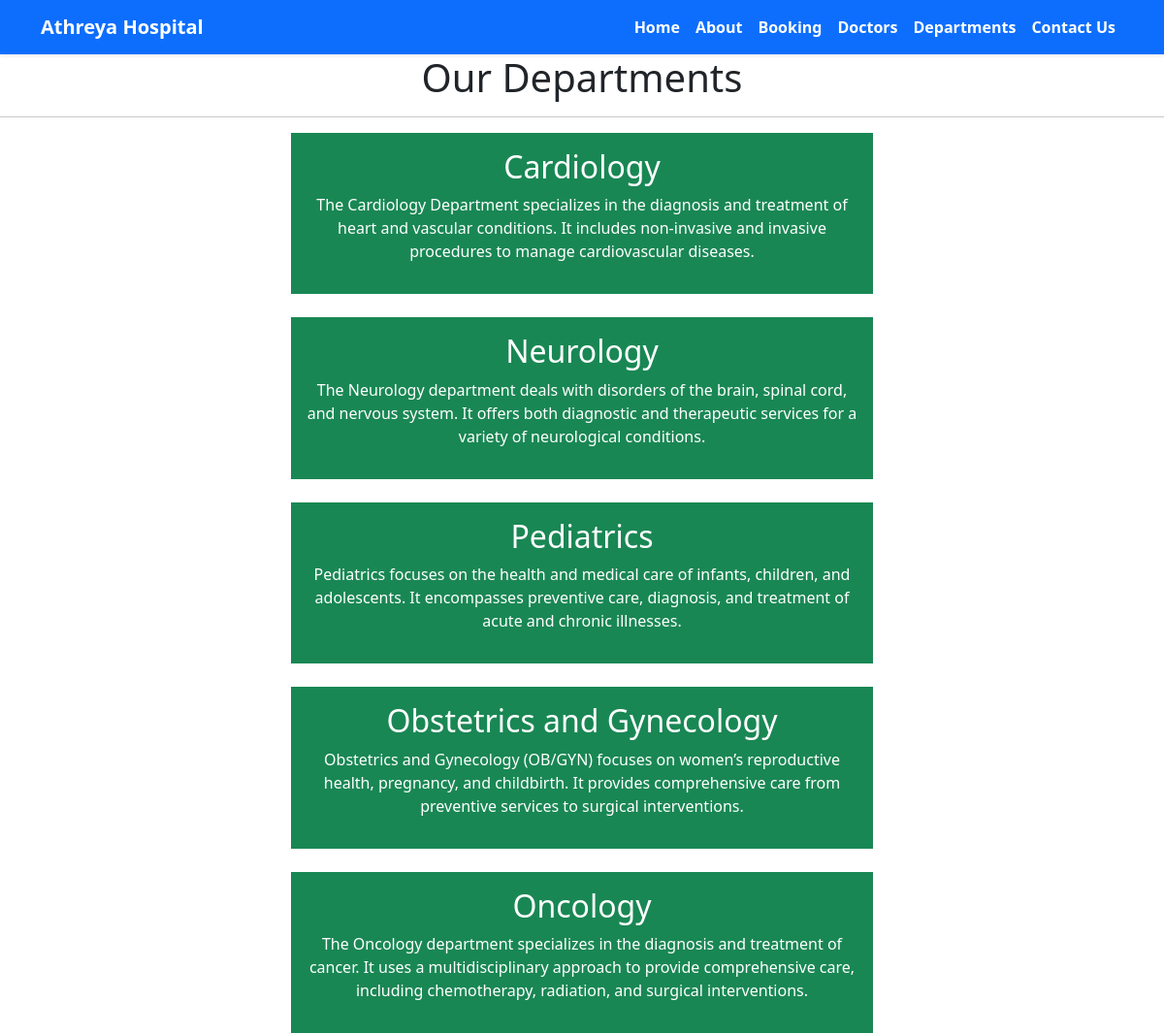
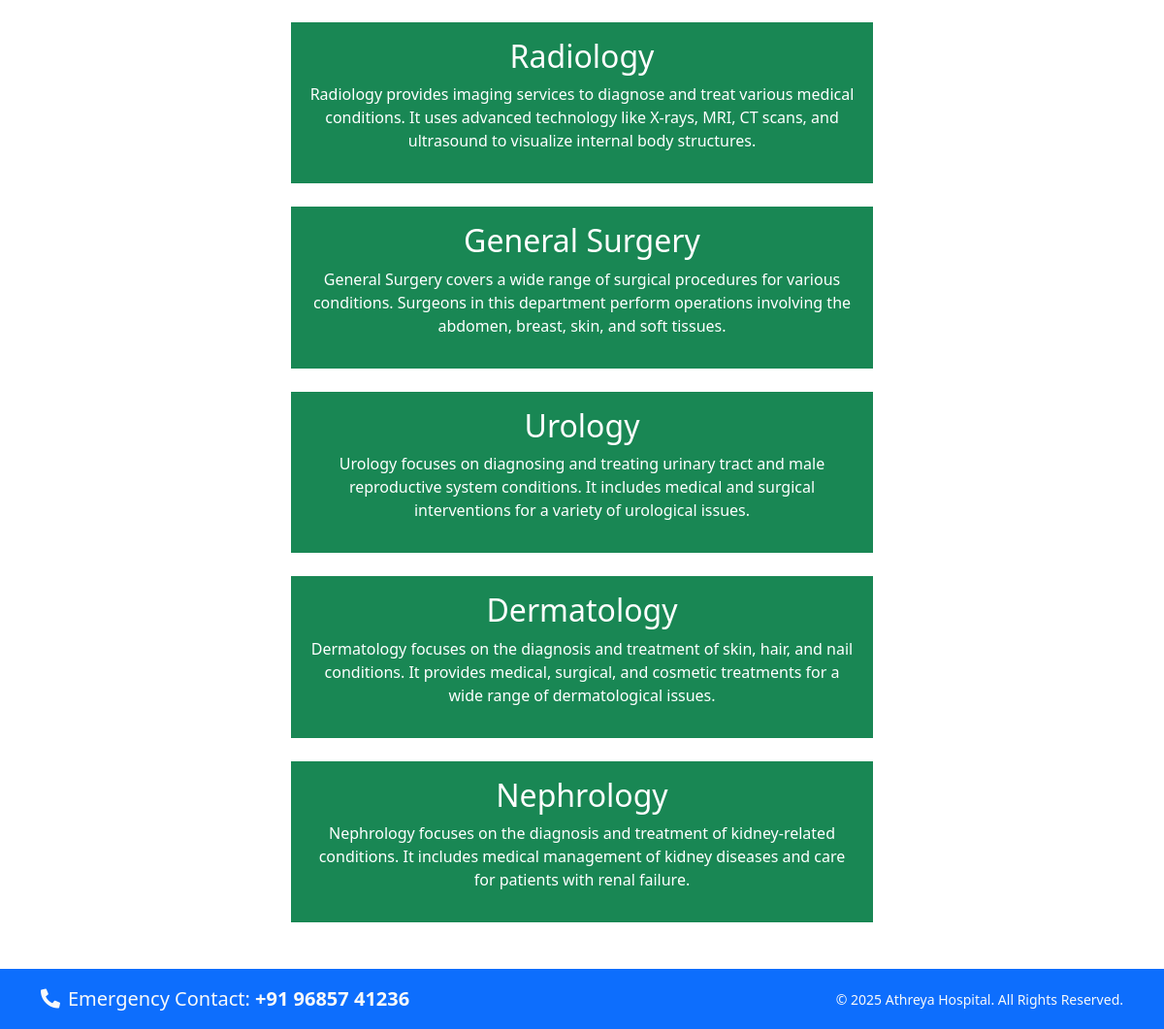
Screenshot of /department with the database file from the repository (2 pictures, top to bottom).
### home/models.py (models this page shows, shortened)
class Departments(models.Model):
    dep_name= models.CharField(max_length=100)
    dep_description = models.TextField()

### home/views.py (the view)
# urls.py: path('department', views.department,name='department'),
def department(request):
    dict_dept={
        'dept':Departments.objects.all()
    }
    return render(request, 'department.html',dict_dept)

### templates/department.html (shortened to what this page needs)
{% extends "base.html" %}
 {% block content %}
  <h1 class="text-center">Our Departments </h1>
  <hr>
  {% for d in dept %}
  <div class="text-center mx-auto w-50 bg-success text-white p-3 px-3 mb-4">
  <h2> {{d.dep_name}} </h2>
  <p> {{d.dep_description}} </p>
  </div>
  {% endfor %}
 {% endblock %}

### rows the page displays
Departments: dep_name "Cardiology", dep_description "The Cardiology Department specializes in the diagnosis and treatment of heart and vascular conditions. It includes non-invasive and invasive procedures to manage cardiovascular diseases."
Departments: dep_name "Neurology", dep_description "The Neurology department deals with disorders of the brain, spinal cord, and nervous system. It offers both diagnostic and therapeutic services for a variety of neurological conditions."
Departments: dep_name "Pediatrics", dep_description "Pediatrics focuses on the health and medical care of infants, children, and adolescents. It encompasses preventive care, diagnosis, and treatment of acute and chronic illnesses."
Departments: dep_name "Obstetrics and Gynecology", dep_description "Obstetrics and Gynecology (OB/GYN) focuses on women’s reproductive health, pregnancy, and childbirth. It provides comprehensive care from preventive services to surgical interventions."
Departments: dep_name "Oncology", dep_description "The Oncology department specializes in the diagnosis and treatment of cancer. It uses a multidisciplinary approach to provide comprehensive care, including chemotherapy, radiation, and surgical interventions."
Departments: dep_name "Radiology", dep_description "Radiology provides imaging services to diagnose and treat various medical conditions. It uses advanced technology like X-rays, MRI, CT scans, and ultrasound to visualize internal body structures."
Departments: dep_name "General Surgery", dep_description "General Surgery covers a wide range of surgical procedures for various conditions. Surgeons in this department perform operations involving the abdomen, breast, skin, and soft tissues."
Departments: dep_name "Urology", dep_description "Urology focuses on diagnosing and treating urinary tract and male reproductive system conditions. It includes medical and surgical interventions for a variety of urological issues."
Departments: dep_name "Dermatology", dep_description "Dermatology focuses on the diagnosis and treatment of skin, hair, and nail conditions. It provides medical, surgical, and cosmetic treatments for a wide range of dermatological issues."
Departments: dep_name "Nephrology", dep_description "Nephrology focuses on the diagnosis and treatment of kidney-related conditions. It includes medical management of kidney diseases and care for patients with renal failure."
